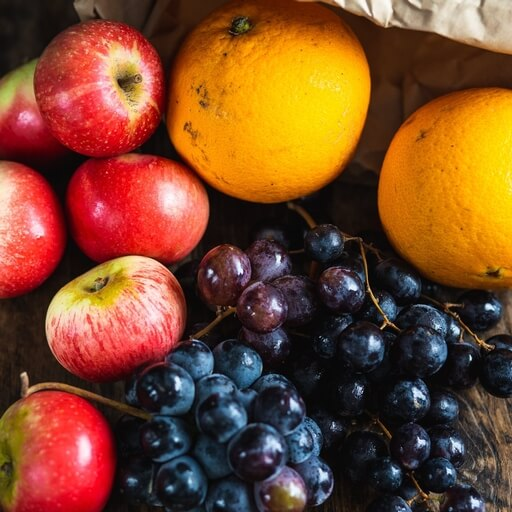
#> input picture fruit.png, 512 x 512 px
$ python -i correlation.py   (imports and definitions only)
#> lines starting #> are read from the running program, lines starting #| are printed output that depends on the picture
import matplotlib.pyplot as plt
from PIL import Image
import scipy.stats as stats

def correlation(file_path, output_path):
#> called with file_path = 'fruit.png', output_path = 'out.png'
    image = Image.open(file_path)
#> image is the input picture: PIL image 512x512 RGB; mean R, G, B 122.2, 72.1, 42.1
    image = image.convert('L')
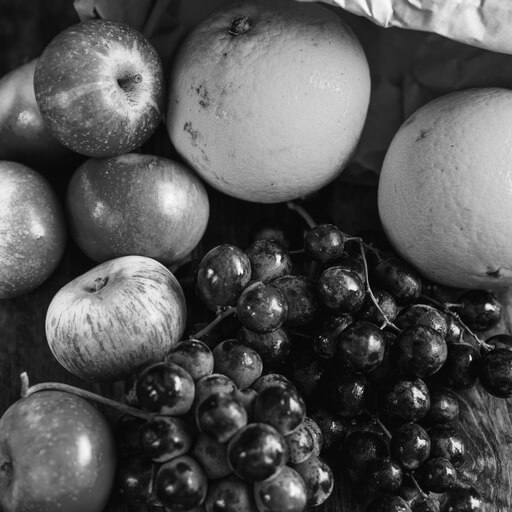
#> image: PIL image 512x512 L; min 0, max 252, mean 83.7

    pairs = get_neighboring_pixel_pairs(image)
#> after the loop in get_neighboring_pixel_pairs, `for i in range(width - 1):`: pairs = 783363 items
#> pairs = 783363 items
    x, y = zip(*pairs)
#> x = 783363 items; y = 783363 items

    plt.scatter(x, y, s=1)
    plt.title('correlation')

    plt.savefig(output_path)
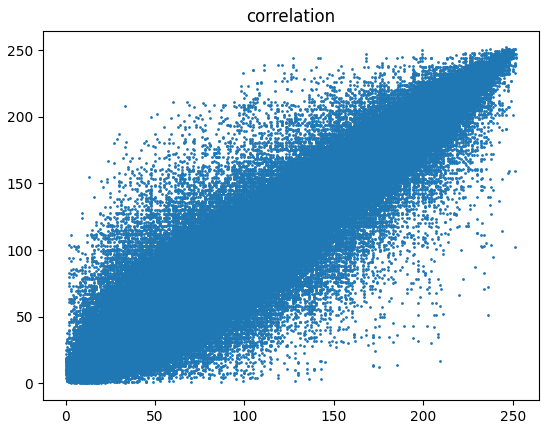
#> figure drawn by matplotlib, 1 panel
    plt.close()

    r, p = stats.pearsonr(x, y)
#> r = 0.982; p = 0
    return r

def get_neighboring_pixel_pairs(image):
    width, height = image.size
    pairs = []
    for i in range(width - 1):
        for j in range(height - 1):
            pixel = image.getpixel((i, j))
            right_pixel = image.getpixel((i, j+1))
            bottom_pixel = image.getpixel((i+1, j))
            bottom_right_pixel = image.getpixel((i+1, j+1))

            pairs.append((pixel, right_pixel))
            pairs.append((pixel, bottom_pixel))
            pairs.append((pixel, bottom_right_pixel))

    return pairs

>>> result = correlation('fruit.png', 'out.png')
#> result = 0.982
